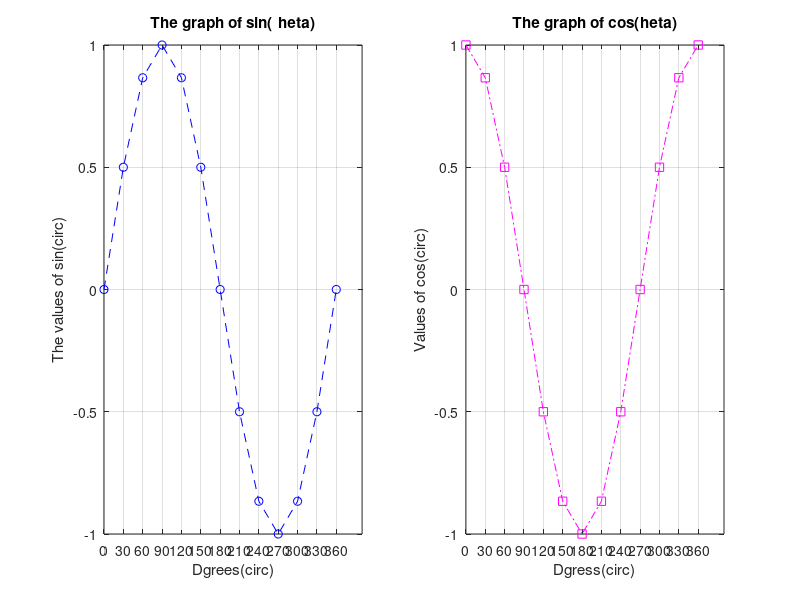

Recreate this plot in MATLAB.
clc;
clear;
clear all;


% Draw two graphs one under the other showing the cosine and sine of a 
% vector on a single figure with grid in Matlab. Note that:
% • Declare a vector called as “theta” that includes the angles 0 to 360 degrees at step 
% of 30 degrees.
% • Declare two variables called as “y1” and “y2” that calculate the sin and cos of the 
% vector “theta”, respectively.
% • Customize the tick values along the x-axis with respect to the step. Use function 
% “set” for the graph “y1”, Not using function “set” for graph “y2”.

% • For the graph sine;
% • The title is “The Graph of Sin(θ)”
% • The labels must be represented as “Degrees (°)” and “Values of sin(θ)” for xaxis and y-axis, respectively.
% • Set the line style, marker symbol, and color to “Dashed Line”, “circle” and “blue”, 
% respectively.

% • For the graph cos;
% • The title is “The Graph of Cos(θ)”
% • The labels must be represented as “Degrees (°)” and “Values of cos(θ)” for xaxis and y-axis, respectively.
% • Set the line style, marker symbol, and color to “Dashed-Dot Line”, “square” 
% and “magenta”, respectively


theta=(0:30:360);
y1=sin(theta*pi/180);
y2=cos(theta*pi/180);

subplot(1,2,1);
plot(theta,y1,"--ob");
title("The graph of sin(\theta)");
xlabel("Dgrees(\circ)");
ylabel("The values of sin(\circ)");
set(gca,"xtick",0:30:360);
grid on;

subplot(1,2,2);
plot(theta,y2,"-.sm");
title("The graph of cos(\theta)");
xlabel("Dgress(\circ)");
ylabel("Values of cos(\circ)");
xticks(0:30:360);
grid on;
